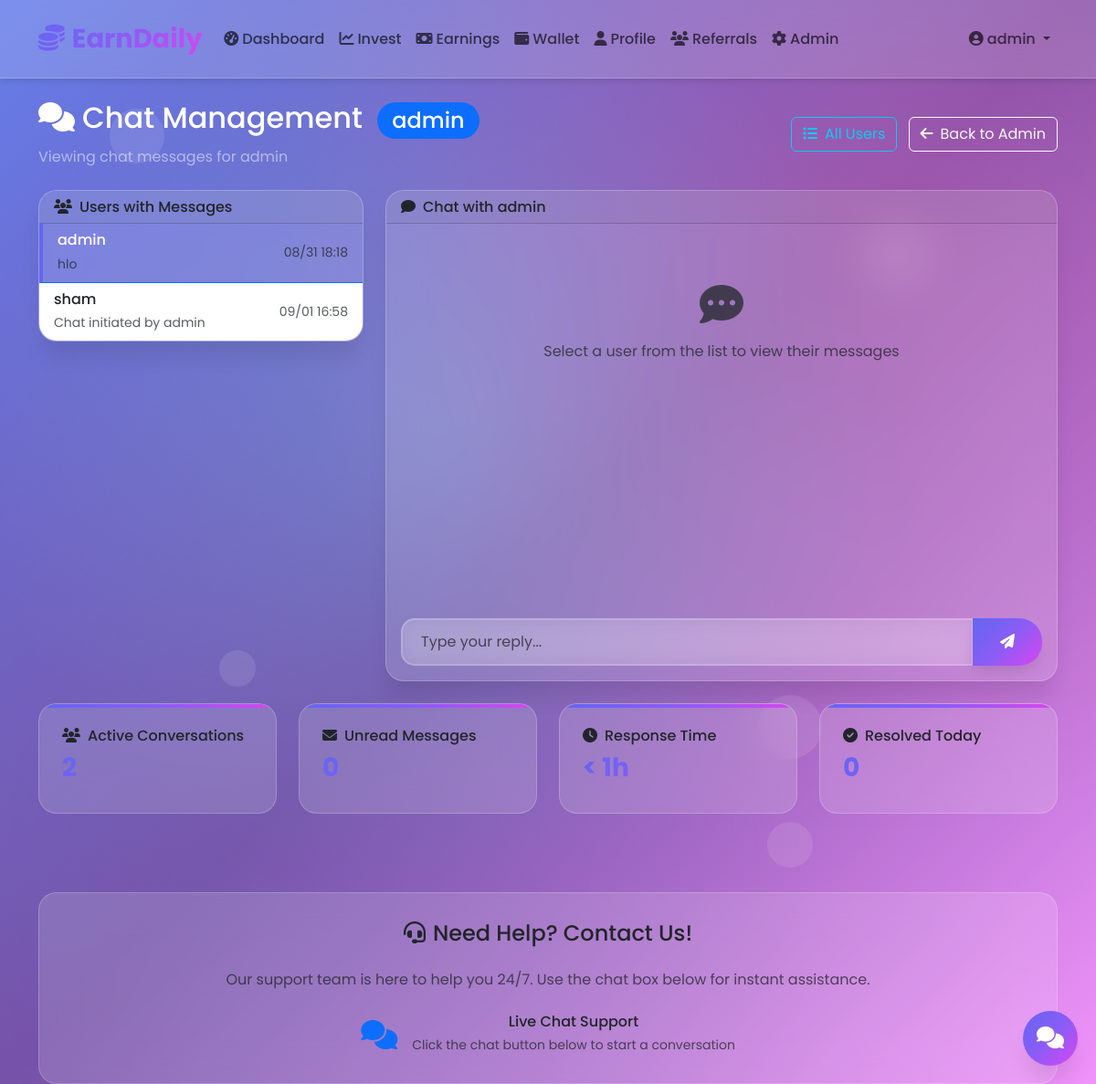
Page /admin/chat?user_id=2 (signed in) on the committed database.
### app.py (models this page shows)
class User(UserMixin, db.Model):
    id = db.Column(db.Integer, primary_key=True)
    username = db.Column(db.String(80), unique=True, nullable=False)
    email = db.Column(db.String(120), unique=True, nullable=False)
    password_hash = db.Column(db.String(120), nullable=False)
    referral_code = db.Column(db.String(7), unique=True, nullable=False)
    referred_by = db.Column(db.String(7), nullable=True)
    total_investment = db.Column(db.Float, default=0)
    total_earnings = db.Column(db.Float, default=0)
    referral_earnings = db.Column(db.Float, default=0)
    created_at = db.Column(db.DateTime, default=datetime.utcnow)
    investments = db.relationship('Investment', backref='user', lazy=True)
    daily_earnings = db.relationship('DailyEarning', backref='user', lazy=True)
    referrals = db.relationship('Referral', backref='referrer', lazy=True)

class ChatMessage(db.Model):
    id = db.Column(db.Integer, primary_key=True)
    user_id = db.Column(db.Integer, db.ForeignKey('user.id'), nullable=False)
    message = db.Column(db.Text, nullable=False)
    is_admin_reply = db.Column(db.Boolean, default=False)
    is_read = db.Column(db.Boolean, default=False)
    created_at = db.Column(db.DateTime, default=datetime.utcnow)

### app.py (the view, shortened to what this page needs)
@app.route('/admin/chat')
@login_required
def admin_chat():
    if current_user.username != 'admin':
        flash('Access denied. Admin privileges required.')
        return redirect(url_for('dashboard'))
    user_id_filter = request.args.get('user_id')
    selected_user = None
    if user_id_filter:
        selected_user = User.query.get(user_id_filter)
        if selected_user:
            existing_message = ChatMessage.query.filter_by(user_id=selected_user.id).first()
    users_with_messages = db.session.query(User).join(ChatMessage).filter(ChatMessage.user_id == User.id).distinct().all()
    for user in users_with_messages:
        user.unread_count = ChatMessage.query.filter_by(user_id=user.id, is_read=False, is_admin_reply=False).count()
        user.last_message = ChatMessage.query.filter_by(user_id=user.id).order_by(ChatMessage.created_at.desc()).first()
    return render_template('admin_chat.html', users=users_with_messages, selected_user=selected_user)

### templates/admin_chat.html (shortened to what this page needs)
{% extends "base.html" %}
{% block content %}
<div class="row">
    <div class="col-12">
        <div class="d-flex justify-content-between align-items-center mb-4" data-aos="fade-right">
            <div>
                <h2 class="text-white mb-2">
                    <i class="fas fa-comments me-2"></i>Chat Management
                    {% if selected_user %}
                    <span class="badge bg-primary ms-2">{{ selected_user.username }}</span>
                    {% endif %}
                </h2>
                <p class="text-white-50 mb-0">
                    {% if selected_user %}
                    Viewing chat messages for {{ selected_user.username }}
                    {% else %}
                    Manage conversations with all platform members
                    {% endif %}
                </p>
            </div>
            <div>
                {% if selected_user %}
                <a href="{{ url_for('admin_chat') }}" class="btn btn-outline-info me-2">
                    <i class="fas fa-list me-2"></i>All Users
                </a>
                {% endif %}
                <a href="{{ url_for('admin_panel') }}" class="btn btn-outline-light">
                    <i class="fas fa-arrow-left me-2"></i>Back to Admin
                </a>
            </div>
        </div>
    </div>
</div>
<div class="row">
    <div class="col-md-4 mb-4">
        <div class="card" data-aos="fade-right">
            <div class="card-header">
                <h6 class="mb-0">
                    <i class="fas fa-users me-2"></i>Users with Messages
                </h6>
            </div>
            <div class="card-body p-0">
                {% if users %}
                <div class="list-group list-group-flush" id="userList">
                    {% for user in users %}
                    <a href="#" class="list-group-item list-group-item-action user-item"
                       data-user-id="{{ user.id }}" onclick="loadUserChat({{ user.id }}, '{{ user.username }}')">
                        <div class="d-flex justify-content-between align-items-center">
                            <div>
                                <h6 class="mb-1">{{ user.username }}</h6>
                                <small class="text-muted">
                                    {% if user.last_message %}
                                    {{ user.last_message.message[:40] }}{% if user.last_message.message|length > 40 %}...{% endif %}
                                    {% else %}
                                    No messages
                                    {% endif %}
                                </small>
                            </div>
                            <div class="text-end">
                                <small class="text-muted d-block">
                                    {% if user.last_message %}
                                    {{ user.last_message.created_at.strftime('%m/%d %H:%M') }}
                                    {% endif %}
                                </small>
                            </div>
                        </div>
                    </a>
                    {% endfor %}
                </div>
                {% else %}
                <div class="text-center py-4">
                    <i class="fas fa-comments fa-3x text-muted mb-3"></i>
                    <p class="text-muted">No messages yet</p>
                </div>
                {% endif %}
            </div>
        </div>
    </div>
    <div class="col-md-8 mb-4">
        <div class="card" data-aos="fade-left">
            <div class="card-header" id="chatHeader">
            </div>
            <div class="card-body" style="height: 500px; display: flex; flex-direction: column;">
                <div class="flex-grow-1 overflow-auto mb-3" id="adminChatMessages" style="max-height: 400px;">
                    <div class="text-center text-muted py-5">
                        <i class="fas fa-comment-dots fa-3x mb-3"></i>
                        <p>Select a user from the list to view their messages</p>
                    </div>
                </div>
                <div id="replySection" style="display: none;">
                    <div class="input-group">
                        <input type="text" class="form-control" id="adminReplyInput"
                               placeholder="Type your reply..." onkeypress="handleAdminKeyPress(event)">
                        <button class="btn btn-primary" onclick="sendAdminReply()">
                            <i class="fas fa-paper-plane"></i>
                        </button>
                    </div>
                </div>
            </div>
        </div>
    </div>
</div>
<div class="row">
    <div class="col-md-3 mb-3">
        <div class="stats-card" data-aos="fade-up" data-aos-delay="100">
            <h6><i class="fas fa-users me-2"></i>Active Conversations</h6>
            <h3>{{ users|length }}</h3>
        </div>
    </div>
    <div class="col-md-3 mb-3">
        <div class="stats-card" data-aos="fade-up" data-aos-delay="200">
            <h6><i class="fas fa-envelope me-2"></i>Unread Messages</h6>
            <h3>{{ users|sum(attribute='unread_count') }}</h3>
        </div>
    </div>
    <div class="col-md-3 mb-3">
        <div class="stats-card" data-aos="fade-up" data-aos-delay="300">
            <h6><i class="fas fa-clock me-2"></i>Response Time</h6>
            <h3>&lt; 1h</h3>
        </div>
    </div>
    <div class="col-md-3 mb-3">
        <div class="stats-card" data-aos="fade-up" data-aos-delay="400">
            <h6><i class="fas fa-check-circle me-2"></i>Resolved Today</h6>
            <h3>0</h3>
        </div>
    </div>
</div>
{% endblock %}

### templates/base.html (shortened to what this page needs)
<!DOCTYPE html>
<html lang="en">
<head>
    <link href="https://cdn.jsdelivr.net/npm/bootstrap@5.3.0/dist/css/bootstrap.min.css" rel="stylesheet">
    <link href="https://cdnjs.cloudflare.com/ajax/libs/font-awesome/6.4.0/css/all.min.css" rel="stylesheet">
    <link href="https://unpkg.com/aos@2.3.1/dist/aos.css" rel="stylesheet">
</head>
<body>
    <nav class="navbar navbar-expand-lg navbar-light">
        <div class="container">
            <a class="navbar-brand fw-bold text-primary" href="{{ url_for('home') }}">
                <i class="fas fa-coins me-2"></i>EarnDaily
            </a>
            <div class="collapse navbar-collapse" id="navbarNav">
                <ul class="navbar-nav me-auto">
                    {% if current_user.is_authenticated %}
                    <li class="nav-item">
                        <a class="nav-link" href="{{ url_for('dashboard') }}">
                            <i class="fas fa-tachometer-alt me-1"></i>Dashboard
                        </a>
                    </li>
                    <li class="nav-item">
                        <a class="nav-link" href="{{ url_for('invest') }}">
                            <i class="fas fa-chart-line me-1"></i>Invest
                        </a>
                    </li>
                    <li class="nav-item">
                        <a class="nav-link" href="{{ url_for('earnings') }}">
                            <i class="fas fa-money-bill me-1"></i>Earnings
                        </a>
                    </li>
                    <li class="nav-item">
                        <a class="nav-link" href="{{ url_for('wallet') }}">
                            <i class="fas fa-wallet me-1"></i>Wallet
                        </a>
                    </li>
                    <li class="nav-item">
                        <a class="nav-link" href="{{ url_for('profile') }}">
                            <i class="fas fa-user me-1"></i>Profile
                        </a>
                    </li>
                    <li class="nav-item">
                        <a class="nav-link" href="{{ url_for('referral_share') }}">
                            <i class="fas fa-users me-1"></i>Referrals
                        </a>
                    </li>
                    {% if current_user.username == 'admin' %}
                    <li class="nav-item">
                        <a class="nav-link" href="{{ url_for('admin_panel') }}">
                            <i class="fas fa-cog me-1"></i>Admin
                        </a>
                    </li>
                    {% endif %}
                    {% endif %}
                </ul>
                <ul class="navbar-nav">
                    {% if current_user.is_authenticated %}
                    <li class="nav-item dropdown">
                        <a class="nav-link dropdown-toggle" href="#" id="navbarDropdown" role="button" data-bs-toggle="dropdown">
                            <i class="fas fa-user-circle me-1"></i>{{ current_user.username }}
                        </a>
                    </li>
                    {% endif %}
                </ul>
            </div>
        </div>
    </nav>
    <div class="floating-elements">
        <div class="floating-circle" style="width: 60px; height: 60px; top: 10%; left: 10%; animation-delay: 0s;"></div>
        <div class="floating-circle" style="width: 80px; height: 80px; top: 20%; right: 15%; animation-delay: 1s;"></div>
        <div class="floating-circle" style="width: 40px; height: 40px; top: 60%; left: 20%; animation-delay: 2s;"></div>
        <div class="floating-circle" style="width: 70px; height: 70px; bottom: 30%; right: 25%; animation-delay: 3s;"></div>
        <div class="floating-circle" style="width: 50px; height: 50px; bottom: 20%; left: 70%; animation-delay: 4s;"></div>
    </div>
    <main class="container mt-4">
        {% block content %}{% endblock %}
        {% if not request.endpoint or request.endpoint != 'admin_panel' %}
        <div class="contact-section" data-aos="fade-up">
            <h4 class="mb-4">
                <i class="fas fa-headset me-2"></i>Need Help? Contact Us!
            </h4>
            <p class="text-muted mb-4">Our support team is here to help you 24/7. Use the chat box below for instant assistance.</p>
            <div class="row justify-content-center">
                <div class="col-md-6">
                    <div class="d-flex justify-content-center align-items-center">
                        <i class="fas fa-comments fa-2x text-primary me-3"></i>
                        <div>
                            <h6 class="mb-1">Live Chat Support</h6>
                            <small class="text-muted">Click the chat button below to start a conversation</small>
                        </div>
                    </div>
                </div>
            </div>
        </div>
        {% endif %}
    </main>
    {% if current_user.is_authenticated %}
    <div class="chat-widget">
        <button class="chat-button" onclick="toggleChat()" id="chatButton">
            <i class="fas fa-comments"></i>
        </button>
    </div>
    {% endif %}
</body>
</html>

### rows in the picture
User: username "admin", last_message "hlo", last_message.created_at "08/31 18:18"
User: username "sham", last_message "Chat initiated by admin", last_message.created_at "09/01 16:58"
